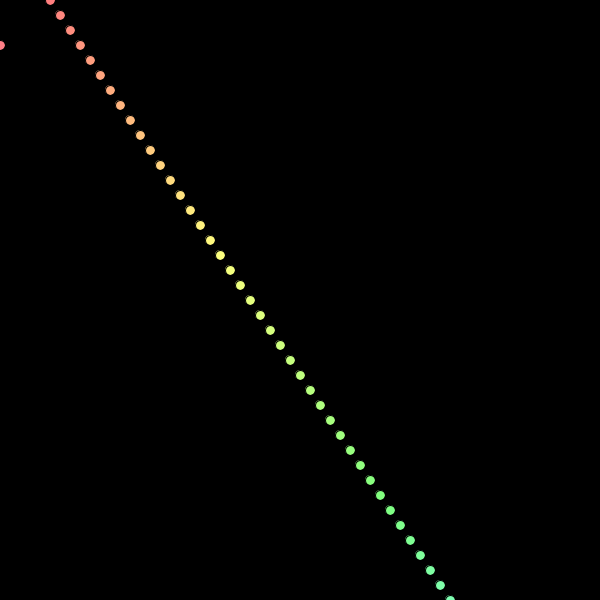
Frame 1 (no input)
Frame 60 (the mouse pressed at the canvas centre just before this capture): identical to frame 1, image omitted
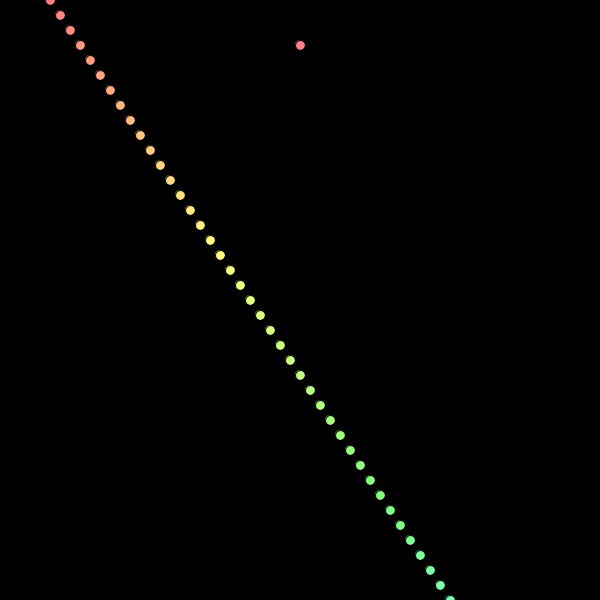
Frame 120 (the mouse held since frame 60 and released just before this capture)

The Processing sketch that drew these frames (run headless with seeded random() and noise(); from frame 60 on, the mouse is pressed at the canvas centre):

// Processing sketch: codeweek5_hw_sketch5
// ── codeweek5_hw_sketch5.pde

// Code 1 FA_18
// Bryan Ma

// use the foundation of the last code challenge, and instead of drawing 5 ellipses, 
// draw a large number of shapes (ellipses or whatever) using a larger array to store their x positions.
// use map to affect the parameters of them being drawn, like size or color.

// once you've done that, try adding another corresponding array to store their y positions.

// finally, try modifying the values you've stored every frame to make the shapes change their positions somehow.

float[] x = new float[100];
float[] y = new float[100];

void setup() {
  size(600, 600);
}

void draw() {
  background(0);
  for(int i=0; i<100; i++) {
    x[i] = i*10+50;
    y[i] = i*15;
    colorMode(HSB, 100);
    float c = map(i, 0, 100, 0, 100);
    fill(c, 50, 100);
    ellipse(x[i], y[i], 10, 10);
  }
  
  x[3] = mouseX;
    ellipse(x[3], y[3], 10, 10);
}
